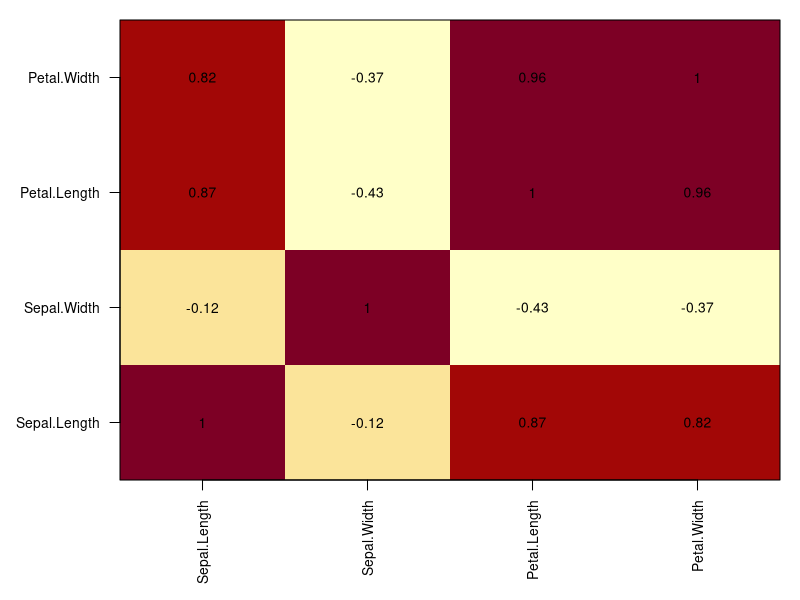

The R source for this figure:
# Load data
data("mtcars")
my_data <- mtcars[, c(1,3,4,5,6,7)]
# print the first 6 rows
head(my_data, 6)

res <- cor(my_data)
round(res, 3)


#
cor(my_data, use = "complete.obs")


##
install.packages("Hmisc")

library("Hmisc")
res2 <- rcorr(as.matrix(my_data))
res2

# Extract the correlation coefficients
res2$r
# Extract p-values
res2$P


####assignment
# ++++++++++++++++++++++++++++
# flattenCorrMatrix
# ++++++++++++++++++++++++++++
# cormat : matrix of the correlation coefficients
# pmat : matrix of the correlation p-values
flattenCorrMatrix <- function(cormat, pmat) {
  ut <- upper.tri(cormat)
  data.frame(
    row = rownames(cormat)[row(cormat)[ut]],
    column = rownames(cormat)[col(cormat)[ut]],
    cor  =(cormat)[ut],
    p = pmat[ut]
  )
}

##
library(Hmisc)
res2<-rcorr(as.matrix(mtcars[,1:7]))
flattenCorrMatrix(res2$r, res2$P)


##
png("corplot.png", width=5, height=5, units="in", res=200)
op <- par(mar=c(6,6,1,1), ps=10)
COR <- cor(iris[,1:4])
image(x=seq(nrow(COR)), y=seq(ncol(COR)), z=cor(iris[,1:4]), axes=F, xlab="", ylab="")
text(expand.grid(x=seq(dim(COR)[1]), y=seq(dim(COR)[2])), labels=round(c(COR),2))
box()
axis(1, at=seq(nrow(COR)), labels = rownames(COR), las=2)
axis(2, at=seq(ncol(COR)), labels = colnames(COR), las=1)
par(op)
dev.off()




##########p value
x = c(9.0,9.5,9.6,10.2,11.6)
t.test(x)

#df, intercept, pvalue, coefficient

help(t.test)
